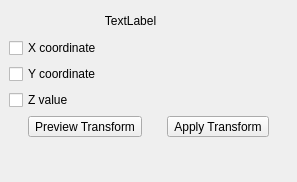
<?xml version="1.0" encoding="UTF-8"?>
<ui version="4.0">
 <class>QgsMeshTransformCoordinatesDockWidgetBase</class>
 <widget class="QgsDockWidget" name="QgsMeshTransformCoordinatesDockWidgetBase">
  <property name="geometry">
   <rect>
    <x>0</x>
    <y>0</y>
    <width>297</width>
    <height>182</height>
   </rect>
  </property>
  <property name="floating">
   <bool>false</bool>
  </property>
  <property name="windowTitle">
   <string notr="true">DockWidget</string>
  </property>
  <widget class="QWidget" name="dockWidgetContents">
   <layout class="QGridLayout" name="gridLayout">
    <item row="3" column="1">
     <widget class="QgsExpressionLineEdit" name="mExpressionEditZ" native="true"/>
    </item>
    <item row="1" column="0">
     <widget class="QCheckBox" name="mCheckBoxX">
      <property name="text">
       <string>X coordinate</string>
      </property>
     </widget>
    </item>
    <item row="2" column="0">
     <widget class="QCheckBox" name="mCheckBoxY">
      <property name="text">
       <string>Y coordinate</string>
      </property>
     </widget>
    </item>
    <item row="4" column="0" colspan="2">
     <layout class="QHBoxLayout" name="horizontalLayout">
      <property name="sizeConstraint">
       <enum>QLayout::SetDefaultConstraint</enum>
      </property>
      <item>
       <widget class="QToolButton" name="mButtonPreview">
        <property name="text">
         <string>Preview Transform</string>
        </property>
       </widget>
      </item>
      <item>
       <widget class="QToolButton" name="mButtonApply">
        <property name="text">
         <string>Apply Transform</string>
        </property>
       </widget>
      </item>
     </layout>
    </item>
    <item row="1" column="1">
     <widget class="QgsExpressionLineEdit" name="mExpressionEditX" native="true"/>
    </item>
    <item row="2" column="1">
     <widget class="QgsExpressionLineEdit" name="mExpressionEditY" native="true"/>
    </item>
    <item row="3" column="0">
     <widget class="QCheckBox" name="mCheckBoxZ">
      <property name="text">
       <string>Z value</string>
      </property>
     </widget>
    </item>
    <item row="0" column="0" colspan="2">
     <layout class="QHBoxLayout" name="horizontalLayout_2" stretch="1,0,0">
      <property name="spacing">
       <number>6</number>
      </property>
      <property name="topMargin">
       <number>0</number>
      </property>
      <item>
       <widget class="QLabel" name="mLabelInformation">
        <property name="sizePolicy">
         <sizepolicy hsizetype="MinimumExpanding" vsizetype="Minimum">
          <horstretch>0</horstretch>
          <verstretch>0</verstretch>
         </sizepolicy>
        </property>
        <property name="text">
         <string>TextLabel</string>
        </property>
        <property name="alignment">
         <set>Qt::AlignCenter</set>
        </property>
        <property name="wordWrap">
         <bool>true</bool>
        </property>
       </widget>
      </item>
      <item>
       <spacer name="horizontalSpacer">
        <property name="orientation">
         <enum>Qt::Horizontal</enum>
        </property>
        <property name="sizeHint" stdset="0">
         <size>
          <width>6</width>
          <height>20</height>
         </size>
        </property>
       </spacer>
      </item>
      <item>
       <widget class="QToolButton" name="mButtonImport">
        <property name="toolTip">
         <string>Import Coordinates of the Selected Vertex</string>
        </property>
        <property name="text">
         <string/>
        </property>
        <property name="icon">
         <iconset resource="../../../images/images.qrc">
          <normaloff>:/images/themes/default/mIconVertexCoordinates.svg</normaloff>:/images/themes/default/mIconVertexCoordinates.svg</iconset>
        </property>
        <property name="iconSize">
         <size>
          <width>16</width>
          <height>16</height>
         </size>
        </property>
        <property name="checkable">
         <bool>true</bool>
        </property>
        <property name="autoRaise">
         <bool>true</bool>
        </property>
       </widget>
      </item>
     </layout>
    </item>
    <item row="5" column="0">
     <spacer name="verticalSpacer">
      <property name="orientation">
       <enum>Qt::Vertical</enum>
      </property>
      <property name="sizeHint" stdset="0">
       <size>
        <width>20</width>
        <height>0</height>
       </size>
      </property>
     </spacer>
    </item>
   </layout>
  </widget>
 </widget>
 <customwidgets>
  <customwidget>
   <class>QgsDockWidget</class>
   <extends>QDockWidget</extends>
   <header>qgis.gui</header>
   <container>1</container>
  </customwidget>
  <customwidget>
   <class>QgsExpressionLineEdit</class>
   <extends>QWidget</extends>
   <header>qgis.gui</header>
   <container>1</container>
  </customwidget>
 </customwidgets>
 <tabstops>
  <tabstop>mCheckBoxX</tabstop>
  <tabstop>mCheckBoxY</tabstop>
  <tabstop>mCheckBoxZ</tabstop>
  <tabstop>mButtonPreview</tabstop>
  <tabstop>mButtonApply</tabstop>
  <tabstop>mButtonImport</tabstop>
 </tabstops>
 <resources>
  <include location="../../../images/images.qrc"/>
 </resources>
 <connections/>
</ui>
